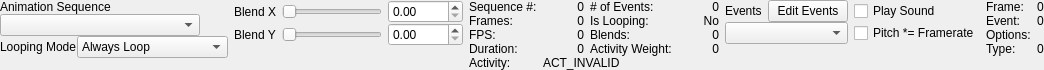
<?xml version="1.0" encoding="UTF-8"?>
<ui version="4.0">
 <class>ui::assets::studiomodel::StudioModelSequencesPanel</class>
 <widget class="QWidget" name="ui::assets::studiomodel::StudioModelSequencesPanel">
  <property name="geometry">
   <rect>
    <x>0</x>
    <y>0</y>
    <width>965</width>
    <height>65</height>
   </rect>
  </property>
  <property name="windowTitle">
   <string>Form</string>
  </property>
  <layout class="QGridLayout" name="gridLayout">
   <property name="leftMargin">
    <number>0</number>
   </property>
   <property name="topMargin">
    <number>0</number>
   </property>
   <property name="rightMargin">
    <number>0</number>
   </property>
   <property name="bottomMargin">
    <number>0</number>
   </property>
   <property name="horizontalSpacing">
    <number>6</number>
   </property>
   <property name="verticalSpacing">
    <number>0</number>
   </property>
   <item row="2" column="3">
    <widget class="QWidget" name="widget_4" native="true">
     <layout class="QGridLayout" name="gridLayout_5">
      <property name="leftMargin">
       <number>0</number>
      </property>
      <property name="topMargin">
       <number>0</number>
      </property>
      <property name="rightMargin">
       <number>0</number>
      </property>
      <property name="bottomMargin">
       <number>0</number>
      </property>
      <property name="horizontalSpacing">
       <number>6</number>
      </property>
      <property name="verticalSpacing">
       <number>0</number>
      </property>
      <item row="0" column="0">
       <widget class="QLabel" name="label_14">
        <property name="sizePolicy">
         <sizepolicy hsizetype="Fixed" vsizetype="Preferred">
          <horstretch>0</horstretch>
          <verstretch>0</verstretch>
         </sizepolicy>
        </property>
        <property name="text">
         <string>Events</string>
        </property>
       </widget>
      </item>
      <item row="0" column="1">
       <widget class="QPushButton" name="EditEvents">
        <property name="text">
         <string>Edit Events</string>
        </property>
       </widget>
      </item>
      <item row="1" column="0" colspan="2">
       <widget class="QComboBox" name="EventsComboBox"/>
      </item>
      <item row="0" column="3" rowspan="4">
       <widget class="QWidget" name="EventInfoWidget" native="true">
        <property name="sizePolicy">
         <sizepolicy hsizetype="Preferred" vsizetype="Preferred">
          <horstretch>0</horstretch>
          <verstretch>0</verstretch>
         </sizepolicy>
        </property>
        <property name="minimumSize">
         <size>
          <width>0</width>
          <height>0</height>
         </size>
        </property>
        <property name="maximumSize">
         <size>
          <width>16777215</width>
          <height>16777215</height>
         </size>
        </property>
        <layout class="QGridLayout" name="gridLayout_6">
         <property name="leftMargin">
          <number>0</number>
         </property>
         <property name="topMargin">
          <number>0</number>
         </property>
         <property name="rightMargin">
          <number>0</number>
         </property>
         <property name="bottomMargin">
          <number>0</number>
         </property>
         <property name="horizontalSpacing">
          <number>6</number>
         </property>
         <property name="verticalSpacing">
          <number>0</number>
         </property>
         <item row="0" column="1">
          <widget class="QLabel" name="EventFrameIndexLabel">
           <property name="text">
            <string>0</string>
           </property>
           <property name="alignment">
            <set>Qt::AlignLeading|Qt::AlignLeft|Qt::AlignVCenter</set>
           </property>
          </widget>
         </item>
         <item row="3" column="1">
          <widget class="QLabel" name="EventTypeLabel">
           <property name="text">
            <string>0</string>
           </property>
           <property name="alignment">
            <set>Qt::AlignLeading|Qt::AlignLeft|Qt::AlignVCenter</set>
           </property>
          </widget>
         </item>
         <item row="0" column="0">
          <widget class="QLabel" name="label_15">
           <property name="text">
            <string>Frame:</string>
           </property>
          </widget>
         </item>
         <item row="3" column="0">
          <widget class="QLabel" name="label_20">
           <property name="text">
            <string>Type:</string>
           </property>
          </widget>
         </item>
         <item row="4" column="0">
          <spacer name="verticalSpacer_6">
           <property name="orientation">
            <enum>Qt::Vertical</enum>
           </property>
           <property name="sizeHint" stdset="0">
            <size>
             <width>20</width>
             <height>0</height>
            </size>
           </property>
          </spacer>
         </item>
         <item row="1" column="0">
          <widget class="QLabel" name="label_18">
           <property name="text">
            <string>Event:</string>
           </property>
          </widget>
         </item>
         <item row="2" column="0">
          <widget class="QLabel" name="label_19">
           <property name="text">
            <string>Options:</string>
           </property>
          </widget>
         </item>
         <item row="1" column="1">
          <widget class="QLabel" name="EventIdLabel">
           <property name="text">
            <string>0</string>
           </property>
           <property name="alignment">
            <set>Qt::AlignLeading|Qt::AlignLeft|Qt::AlignVCenter</set>
           </property>
          </widget>
         </item>
         <item row="2" column="1">
          <widget class="QLabel" name="EventOptionsLabel">
           <property name="text">
            <string/>
           </property>
           <property name="alignment">
            <set>Qt::AlignLeading|Qt::AlignLeft|Qt::AlignVCenter</set>
           </property>
          </widget>
         </item>
         <item row="5" column="0">
          <spacer name="verticalSpacer_5">
           <property name="orientation">
            <enum>Qt::Vertical</enum>
           </property>
           <property name="sizeHint" stdset="0">
            <size>
             <width>20</width>
             <height>0</height>
            </size>
           </property>
          </spacer>
         </item>
        </layout>
       </widget>
      </item>
      <item row="0" column="2">
       <widget class="QCheckBox" name="PlaySound">
        <property name="text">
         <string>Play Sound</string>
        </property>
       </widget>
      </item>
      <item row="1" column="2">
       <widget class="QCheckBox" name="PitchFramerateAmplitude">
        <property name="text">
         <string>Pitch *= Framerate</string>
        </property>
       </widget>
      </item>
     </layout>
    </widget>
   </item>
   <item row="2" column="4">
    <spacer name="horizontalSpacer">
     <property name="orientation">
      <enum>Qt::Horizontal</enum>
     </property>
     <property name="sizeHint" stdset="0">
      <size>
       <width>0</width>
       <height>20</height>
      </size>
     </property>
    </spacer>
   </item>
   <item row="3" column="0">
    <spacer name="verticalSpacer">
     <property name="orientation">
      <enum>Qt::Vertical</enum>
     </property>
     <property name="sizeHint" stdset="0">
      <size>
       <width>20</width>
       <height>0</height>
      </size>
     </property>
    </spacer>
   </item>
   <item row="2" column="0">
    <widget class="QWidget" name="widget" native="true">
     <layout class="QGridLayout" name="gridLayout_2">
      <property name="leftMargin">
       <number>0</number>
      </property>
      <property name="topMargin">
       <number>0</number>
      </property>
      <property name="rightMargin">
       <number>0</number>
      </property>
      <property name="bottomMargin">
       <number>0</number>
      </property>
      <property name="spacing">
       <number>0</number>
      </property>
      <item row="2" column="0">
       <widget class="QLabel" name="label_2">
        <property name="sizePolicy">
         <sizepolicy hsizetype="Fixed" vsizetype="Preferred">
          <horstretch>0</horstretch>
          <verstretch>0</verstretch>
         </sizepolicy>
        </property>
        <property name="text">
         <string>Looping Mode</string>
        </property>
       </widget>
      </item>
      <item row="3" column="0" colspan="2">
       <spacer name="verticalSpacer_2">
        <property name="orientation">
         <enum>Qt::Vertical</enum>
        </property>
        <property name="sizeHint" stdset="0">
         <size>
          <width>20</width>
          <height>0</height>
         </size>
        </property>
       </spacer>
      </item>
      <item row="1" column="0" colspan="2">
       <widget class="QComboBox" name="SequenceComboBox">
        <property name="sizePolicy">
         <sizepolicy hsizetype="Fixed" vsizetype="Fixed">
          <horstretch>0</horstretch>
          <verstretch>0</verstretch>
         </sizepolicy>
        </property>
        <property name="minimumSize">
         <size>
          <width>200</width>
          <height>0</height>
         </size>
        </property>
        <property name="maximumSize">
         <size>
          <width>200</width>
          <height>16777215</height>
         </size>
        </property>
       </widget>
      </item>
      <item row="0" column="0" colspan="2">
       <widget class="QLabel" name="label">
        <property name="text">
         <string>Animation Sequence</string>
        </property>
       </widget>
      </item>
      <item row="2" column="1">
       <widget class="QComboBox" name="LoopingModeComboBox">
        <item>
         <property name="text">
          <string>Always Loop</string>
         </property>
        </item>
        <item>
         <property name="text">
          <string>Never Loop</string>
         </property>
        </item>
        <item>
         <property name="text">
          <string>Use Sequence Setting</string>
         </property>
        </item>
       </widget>
      </item>
     </layout>
    </widget>
   </item>
   <item row="2" column="2">
    <widget class="QWidget" name="widget_3" native="true">
     <property name="sizePolicy">
      <sizepolicy hsizetype="Fixed" vsizetype="Preferred">
       <horstretch>0</horstretch>
       <verstretch>0</verstretch>
      </sizepolicy>
     </property>
     <property name="minimumSize">
      <size>
       <width>250</width>
       <height>0</height>
      </size>
     </property>
     <property name="maximumSize">
      <size>
       <width>250</width>
       <height>16777215</height>
      </size>
     </property>
     <layout class="QGridLayout" name="gridLayout_4">
      <property name="leftMargin">
       <number>0</number>
      </property>
      <property name="topMargin">
       <number>0</number>
      </property>
      <property name="rightMargin">
       <number>0</number>
      </property>
      <property name="bottomMargin">
       <number>0</number>
      </property>
      <property name="horizontalSpacing">
       <number>6</number>
      </property>
      <property name="verticalSpacing">
       <number>0</number>
      </property>
      <item row="1" column="1">
       <widget class="QLabel" name="FrameCountLabel">
        <property name="text">
         <string>0</string>
        </property>
        <property name="alignment">
         <set>Qt::AlignRight|Qt::AlignTrailing|Qt::AlignVCenter</set>
        </property>
       </widget>
      </item>
      <item row="1" column="3">
       <widget class="QLabel" name="IsLoopingLabel">
        <property name="text">
         <string>No</string>
        </property>
        <property name="alignment">
         <set>Qt::AlignRight|Qt::AlignTrailing|Qt::AlignVCenter</set>
        </property>
       </widget>
      </item>
      <item row="2" column="1">
       <widget class="QLabel" name="FPSLabel">
        <property name="text">
         <string>0</string>
        </property>
        <property name="alignment">
         <set>Qt::AlignRight|Qt::AlignTrailing|Qt::AlignVCenter</set>
        </property>
       </widget>
      </item>
      <item row="6" column="0">
       <spacer name="verticalSpacer_4">
        <property name="orientation">
         <enum>Qt::Vertical</enum>
        </property>
        <property name="sizeHint" stdset="0">
         <size>
          <width>20</width>
          <height>0</height>
         </size>
        </property>
       </spacer>
      </item>
      <item row="0" column="0">
       <widget class="QLabel" name="label_5">
        <property name="text">
         <string>Sequence #:</string>
        </property>
       </widget>
      </item>
      <item row="2" column="2">
       <widget class="QLabel" name="label_9">
        <property name="text">
         <string>Blends:</string>
        </property>
       </widget>
      </item>
      <item row="5" column="0">
       <widget class="QLabel" name="label_12">
        <property name="text">
         <string>Activity:</string>
        </property>
       </widget>
      </item>
      <item row="5" column="1" colspan="3">
       <widget class="QLabel" name="ActivityNameLabel">
        <property name="text">
         <string>ACT_INVALID</string>
        </property>
       </widget>
      </item>
      <item row="2" column="3">
       <widget class="QLabel" name="BlendCountLabel">
        <property name="text">
         <string>0</string>
        </property>
        <property name="alignment">
         <set>Qt::AlignRight|Qt::AlignTrailing|Qt::AlignVCenter</set>
        </property>
       </widget>
      </item>
      <item row="3" column="1">
       <widget class="QLabel" name="DurationLabel">
        <property name="text">
         <string>0</string>
        </property>
        <property name="alignment">
         <set>Qt::AlignRight|Qt::AlignTrailing|Qt::AlignVCenter</set>
        </property>
       </widget>
      </item>
      <item row="1" column="0">
       <widget class="QLabel" name="label_6">
        <property name="text">
         <string>Frames:</string>
        </property>
       </widget>
      </item>
      <item row="3" column="3">
       <widget class="QLabel" name="ActivityWeightLabel">
        <property name="text">
         <string>0</string>
        </property>
        <property name="alignment">
         <set>Qt::AlignRight|Qt::AlignTrailing|Qt::AlignVCenter</set>
        </property>
       </widget>
      </item>
      <item row="0" column="1">
       <widget class="QLabel" name="SequenceLabel">
        <property name="text">
         <string>0</string>
        </property>
        <property name="alignment">
         <set>Qt::AlignRight|Qt::AlignTrailing|Qt::AlignVCenter</set>
        </property>
       </widget>
      </item>
      <item row="3" column="2">
       <widget class="QLabel" name="label_13">
        <property name="text">
         <string>Activity Weight:</string>
        </property>
       </widget>
      </item>
      <item row="2" column="0">
       <widget class="QLabel" name="label_7">
        <property name="text">
         <string>FPS:</string>
        </property>
       </widget>
      </item>
      <item row="0" column="2">
       <widget class="QLabel" name="label_10">
        <property name="text">
         <string># of Events:</string>
        </property>
       </widget>
      </item>
      <item row="3" column="0">
       <widget class="QLabel" name="label_8">
        <property name="text">
         <string>Duration:</string>
        </property>
       </widget>
      </item>
      <item row="1" column="2">
       <widget class="QLabel" name="label_11">
        <property name="text">
         <string>Is Looping:</string>
        </property>
       </widget>
      </item>
      <item row="0" column="3">
       <widget class="QLabel" name="EventCountLabel">
        <property name="text">
         <string>0</string>
        </property>
        <property name="alignment">
         <set>Qt::AlignRight|Qt::AlignTrailing|Qt::AlignVCenter</set>
        </property>
       </widget>
      </item>
     </layout>
    </widget>
   </item>
   <item row="2" column="1">
    <widget class="QWidget" name="widget_2" native="true">
     <layout class="QGridLayout" name="gridLayout_3">
      <property name="leftMargin">
       <number>0</number>
      </property>
      <property name="topMargin">
       <number>0</number>
      </property>
      <property name="rightMargin">
       <number>0</number>
      </property>
      <property name="bottomMargin">
       <number>0</number>
      </property>
      <property name="horizontalSpacing">
       <number>6</number>
      </property>
      <property name="verticalSpacing">
       <number>0</number>
      </property>
      <item row="0" column="2">
       <widget class="QDoubleSpinBox" name="BlendXSpinner">
        <property name="sizePolicy">
         <sizepolicy hsizetype="Fixed" vsizetype="Fixed">
          <horstretch>0</horstretch>
          <verstretch>0</verstretch>
         </sizepolicy>
        </property>
        <property name="minimumSize">
         <size>
          <width>75</width>
          <height>0</height>
         </size>
        </property>
        <property name="maximumSize">
         <size>
          <width>75</width>
          <height>16777215</height>
         </size>
        </property>
       </widget>
      </item>
      <item row="1" column="0">
       <widget class="QLabel" name="label_4">
        <property name="text">
         <string>Blend Y</string>
        </property>
       </widget>
      </item>
      <item row="1" column="2">
       <widget class="QDoubleSpinBox" name="BlendYSpinner">
        <property name="sizePolicy">
         <sizepolicy hsizetype="Fixed" vsizetype="Fixed">
          <horstretch>0</horstretch>
          <verstretch>0</verstretch>
         </sizepolicy>
        </property>
        <property name="minimumSize">
         <size>
          <width>75</width>
          <height>0</height>
         </size>
        </property>
        <property name="maximumSize">
         <size>
          <width>75</width>
          <height>16777215</height>
         </size>
        </property>
       </widget>
      </item>
      <item row="1" column="1">
       <widget class="QSlider" name="BlendYSlider">
        <property name="sizePolicy">
         <sizepolicy hsizetype="Fixed" vsizetype="Fixed">
          <horstretch>0</horstretch>
          <verstretch>0</verstretch>
         </sizepolicy>
        </property>
        <property name="minimumSize">
         <size>
          <width>100</width>
          <height>0</height>
         </size>
        </property>
        <property name="maximumSize">
         <size>
          <width>100</width>
          <height>16777215</height>
         </size>
        </property>
        <property name="orientation">
         <enum>Qt::Horizontal</enum>
        </property>
       </widget>
      </item>
      <item row="0" column="0">
       <widget class="QLabel" name="label_3">
        <property name="text">
         <string>Blend X</string>
        </property>
       </widget>
      </item>
      <item row="0" column="1">
       <widget class="QSlider" name="BlendXSlider">
        <property name="sizePolicy">
         <sizepolicy hsizetype="Fixed" vsizetype="Fixed">
          <horstretch>0</horstretch>
          <verstretch>0</verstretch>
         </sizepolicy>
        </property>
        <property name="minimumSize">
         <size>
          <width>100</width>
          <height>0</height>
         </size>
        </property>
        <property name="maximumSize">
         <size>
          <width>100</width>
          <height>16777215</height>
         </size>
        </property>
        <property name="orientation">
         <enum>Qt::Horizontal</enum>
        </property>
       </widget>
      </item>
      <item row="2" column="1">
       <spacer name="verticalSpacer_3">
        <property name="orientation">
         <enum>Qt::Vertical</enum>
        </property>
        <property name="sizeHint" stdset="0">
         <size>
          <width>20</width>
          <height>0</height>
         </size>
        </property>
       </spacer>
      </item>
     </layout>
    </widget>
   </item>
  </layout>
 </widget>
 <resources/>
 <connections/>
</ui>
